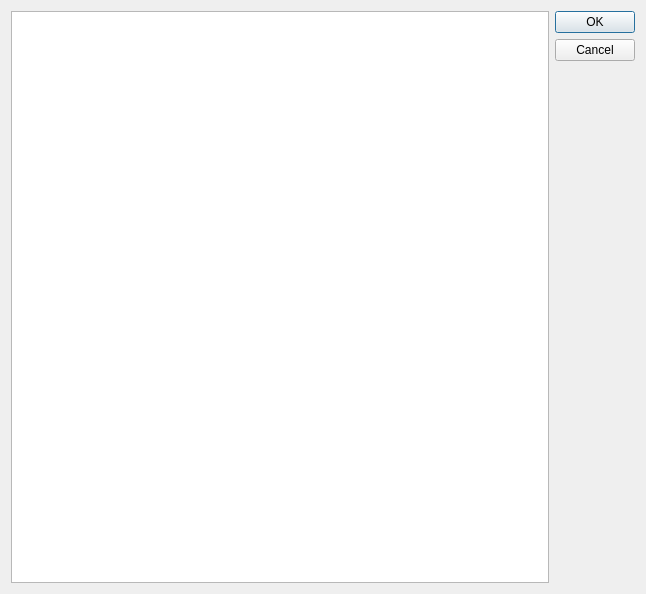
<?xml version="1.0" encoding="UTF-8"?>
<ui version="4.0">
 <class>HelpDialog</class>
 <widget class="QDialog" name="HelpDialog">
  <property name="geometry">
   <rect>
    <x>0</x>
    <y>0</y>
    <width>646</width>
    <height>594</height>
   </rect>
  </property>
  <property name="windowTitle">
   <string>HelpDialog</string>
  </property>
  <layout class="QHBoxLayout" name="horizontalLayout">
   <item>
    <widget class="QTextEdit" name="textEdit"/>
   </item>
   <item>
    <widget class="QDialogButtonBox" name="buttonBox">
     <property name="orientation">
      <enum>Qt::Vertical</enum>
     </property>
     <property name="standardButtons">
      <set>QDialogButtonBox::Cancel|QDialogButtonBox::Ok</set>
     </property>
    </widget>
   </item>
  </layout>
 </widget>
 <resources/>
 <connections>
  <connection>
   <sender>buttonBox</sender>
   <signal>accepted()</signal>
   <receiver>HelpDialog</receiver>
   <slot>accept()</slot>
   <hints>
    <hint type="sourcelabel">
     <x>248</x>
     <y>254</y>
    </hint>
    <hint type="destinationlabel">
     <x>157</x>
     <y>274</y>
    </hint>
   </hints>
  </connection>
  <connection>
   <sender>buttonBox</sender>
   <signal>rejected()</signal>
   <receiver>HelpDialog</receiver>
   <slot>reject()</slot>
   <hints>
    <hint type="sourcelabel">
     <x>316</x>
     <y>260</y>
    </hint>
    <hint type="destinationlabel">
     <x>286</x>
     <y>274</y>
    </hint>
   </hints>
  </connection>
 </connections>
</ui>
